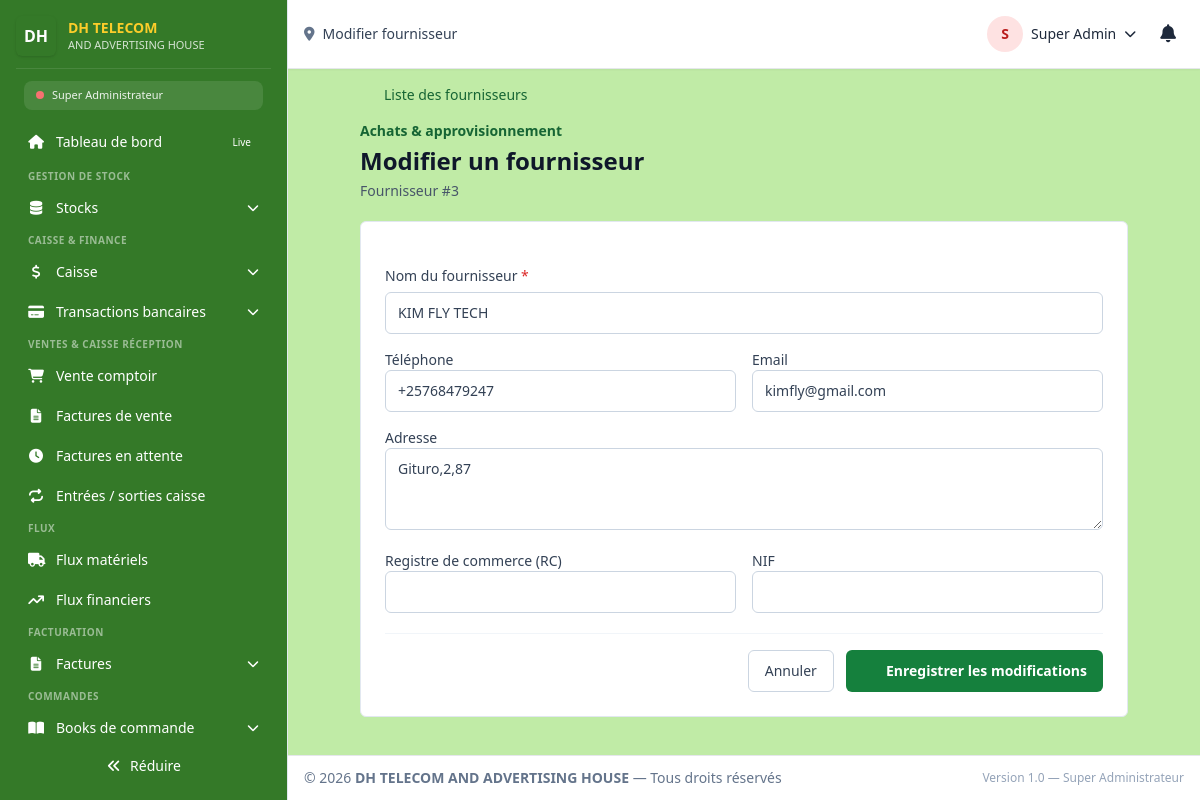
Screenshot of /super_admin/fournisseurs/modifier?id=3 (signed in) with the database file from the repository.
### tables this page shows
CREATE TABLE `users` (
  `id` int(100) NOT NULL,
  `profil` varchar(255) NOT NULL DEFAULT '',
  `user_name` varchar(255) NOT NULL,
  `password` varchar(255) NOT NULL COMMENT 'bcrypt hash',
  `secret_code` varchar(255) DEFAULT NULL,
  `category` varchar(100) DEFAULT NULL COMMENT 'Réf cat_users.category',
  `f_name` varchar(100) DEFAULT NULL,
  `l_name` varchar(100) DEFAULT NULL,
  `telephone` varchar(100) DEFAULT NULL,
  `email` varchar(100) DEFAULT NULL,
  `adress` varchar(100) NOT NULL DEFAULT '',
  `level` varchar(100) NOT NULL DEFAULT '',
  `salary` decimal(10,0) NOT NULL DEFAULT 0,
  `status` varchar(100) NOT NULL DEFAULT 'Disponible',
  `session_id` varchar(1000) NOT NULL DEFAULT '',
  `admission` date NOT NULL DEFAULT curdate(),
  `reset_token` varchar(255) DEFAULT NULL,
  `token_expiry` datetime DEFAULT current_timestamp(),
  `jwt_secret` varchar(255) DEFAULT NULL COMMENT 'Secret personnel pour JWT',
  `last_login` datetime DEFAULT NULL,
  `failed_attempts` int(11) DEFAULT 0,
  `locked_until` datetime DEFAULT NULL,
  `created_at` timestamp NOT NULL DEFAULT current_timestamp(),
  `updated_at` timestamp NOT NULL DEFAULT current_timestamp() ON UPDATE current_timestamp()
);

CREATE TABLE `partners` (
  `id` int(100) NOT NULL,
  `name` varchar(100) NOT NULL,
  `abbr` varchar(25) DEFAULT NULL,
  `category` enum('client','fournisseur') DEFAULT 'client',
  `address` varchar(1000) NOT NULL DEFAULT '',
  `phone` varchar(255) DEFAULT NULL,
  `email` varchar(255) NOT NULL DEFAULT '',
  `portal_username` varchar(100) DEFAULT NULL,
  `portal_password` varchar(255) DEFAULT NULL COMMENT 'Hash du mot de passe du portail client',
  `RC` varchar(100) NOT NULL DEFAULT '',
  `NIF` varchar(255) NOT NULL DEFAULT '',
  `profil` varchar(100) DEFAULT NULL,
  `debt_limit` bigint(10) NOT NULL DEFAULT 0,
  `debt` bigint(10) NOT NULL DEFAULT 0,
  `status_client` enum('Nouveau','Régulier','VIP') DEFAULT 'Nouveau',
  `total_achats` bigint(15) DEFAULT 0,
  `frequence_achats` int(10) DEFAULT 0,
  `dernier_achat` date DEFAULT NULL,
  `rating` int(11) DEFAULT NULL,
  `annif` varchar(10) DEFAULT NULL COMMENT 'Format JJ-MM',
  `birthday_promo_used` date DEFAULT NULL,
  `alert_debt` tinyint(1) DEFAULT 0,
  `created_at` timestamp NOT NULL DEFAULT current_timestamp(),
  `updated_at` timestamp NOT NULL DEFAULT current_timestamp() ON UPDATE current_timestamp()
);

### dash/admin/fournisseur_edit.php (the view, shortened to what the rows shown need)
<?php
require_once __DIR__ . '/../../api/database.php';
$db = Database::getInstance();
$escape = static fn($value): string => htmlspecialchars((string) $value, ENT_QUOTES, 'UTF-8');
$supplierId = (int) ($_GET['id'] ?? $_POST['supplier_id'] ?? 0);
$supplier = $db->fetch(
    "SELECT id, name, phone, email, address, RC, NIF
     FROM partners WHERE id = ? AND category = 'fournisseur' LIMIT 1",
    [$supplierId]
);
$values = [
    'name' => (string) $supplier['name'],
    'phone' => (string) ($supplier['phone'] ?? ''),
    'email' => (string) ($supplier['email'] ?? ''),
    'address' => (string) ($supplier['address'] ?? ''),
    'RC' => (string) ($supplier['RC'] ?? ''),
    'NIF' => (string) ($supplier['NIF'] ?? ''),
];
?>
<section class="mx-auto max-w-3xl space-y-5">
    <header>
        <div class="mt-3"><h1 class="mt-1 text-2xl font-bold text-slate-900">Modifier un fournisseur</h1></div>
    </header>
    <form method="post" class="space-y-5 rounded-md border border-slate-200 bg-white p-5 sm:p-6">
        <div class="grid gap-4 sm:grid-cols-2">
            <label class="space-y-1.5 text-sm font-medium text-slate-700 sm:col-span-2">Nom du fournisseur <span class="text-red-600">*</span><input name="name" required maxlength="100" autocomplete="organization" value="<?= $escape($values['name']) ?>" class="w-full rounded-md border border-slate-300 px-3 py-2.5 font-normal focus:border-green-700 focus:outline-none focus:ring-2 focus:ring-green-700/20"></label>
            <label class="space-y-1.5 text-sm font-medium text-slate-700">Téléphone<input name="phone" maxlength="255" autocomplete="tel" value="<?= $escape($values['phone']) ?>" class="w-full rounded-md border border-slate-300 px-3 py-2.5 font-normal"></label>
            <label class="space-y-1.5 text-sm font-medium text-slate-700">Email<input type="email" name="email" maxlength="255" autocomplete="email" value="<?= $escape($values['email']) ?>" class="w-full rounded-md border border-slate-300 px-3 py-2.5 font-normal"></label>
            <label class="space-y-1.5 text-sm font-medium text-slate-700 sm:col-span-2">Adresse<textarea name="address" maxlength="1000" rows="3" autocomplete="street-address" class="w-full rounded-md border border-slate-300 px-3 py-2.5 font-normal"><?= $escape($values['address']) ?></textarea></label>
        </div>
    </form>
</section>

### dash/template/layout.php (shortened to what the rows shown need)
<?php
require_once __DIR__ . "/permissions.php";
$escName   = htmlspecialchars($user["nom_complet"] ?? "Utilisateur", ENT_QUOTES, 'UTF-8');
$roleColor = getRoleColor($user["role_system"] ?? "");
$escAvatar = !empty($user["avatar"]) ? htmlspecialchars($user["avatar"], ENT_QUOTES, 'UTF-8') : null;
            ?>
<!doctype html>
<html lang="fr">
<head>
    <link rel="stylesheet"
          href="https://cdnjs.cloudflare.com/ajax/libs/font-awesome/6.5.1/css/all.min.css"
>
    <script src="https://cdn.tailwindcss.com"></script>
</head>
<body class="min-h-screen bg-[#C0EBA6] text-slate-800 antialiased">
<div id="app" class="relative flex h-screen">
    <div id="mainArea" class="w-0 min-w-0 flex-1 flex flex-col min-h-0 ml-0 lg:ml-72 anim-smooth">
        <header class="flex items-center justify-between gap-4 px-4 py-3 border-b bg-white shadow-sm">
            <div class="flex items-center gap-3">
                <div class="relative">
                    <button id="userBtn" type="button" aria-haspopup="true" aria-expanded="false"
                            class="flex items-center gap-2 p-1 rounded hover:bg-slate-100 focus:outline-none">
                        <?php if ($escAvatar): ?>
                            <img class="h-9 w-9 rounded-full object-cover" src="<?= $escAvatar ?>" alt="<?= $escName ?>">
                        <?php else: ?>
                            <span class="inline-flex h-9 w-9 rounded-full bg-<?= $roleColor ?>-100 text-<?= $roleColor ?>-700 items-center justify-center font-semibold text-sm">
                                <?= strtoupper(substr($escName, 0, 1)) ?>
                            </span>
                        <?php endif; ?>
                        <span class="hidden sm:inline text-sm font-medium"><?= $escName ?></span>
                        <i class="fa-solid fa-chevron-down text-xs"></i>
                    </button>
                </div>
            </div>
        </header>
        <main id="content" class="min-w-0 flex-1 overflow-x-hidden overflow-y-auto p-4">
            <?php
            if (isset($content) && $content !== '') {
                echo $content;
            } else {
                echo '<div class="p-4 bg-yellow-50 text-yellow-800 rounded">Aucun contenu à afficher.</div>';
            }
            ?>
        </main>
    </div>
</div>
</body>
</html>

### rows the page displays
users: category "S", category "Super Admin"
partners: name "KIM FLY TECH", phone "+25768479247", email "kimfly@gmail.com", address "Gituro,2,87"

### other values shown
$escRole "Super Administrateur"
$item['label'] "Tableau de bord"
$item['badge']['text'] "Live"
$section['label'] "GESTION DE STOCK"
$item['label'] "Stocks"
$section['label'] "CAISSE & FINANCE"
$item['label'] "Caisse"
$item['label'] "Transactions bancaires"
$section['label'] "VENTES & CAISSE RÉCEPTION"
$item['label'] "Vente comptoir"
$item['label'] "Factures de vente"
$item['label'] "Factures en attente"
$item['label'] "Entrées / sorties caisse"
$section['label'] "FLUX"
$item['label'] "Flux matériels"
